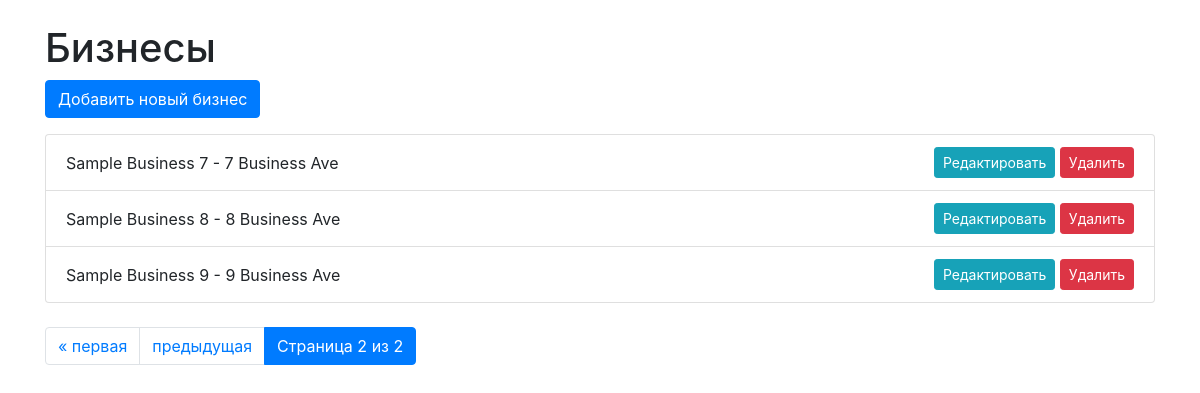
The app's page /business/?page=2, older data.
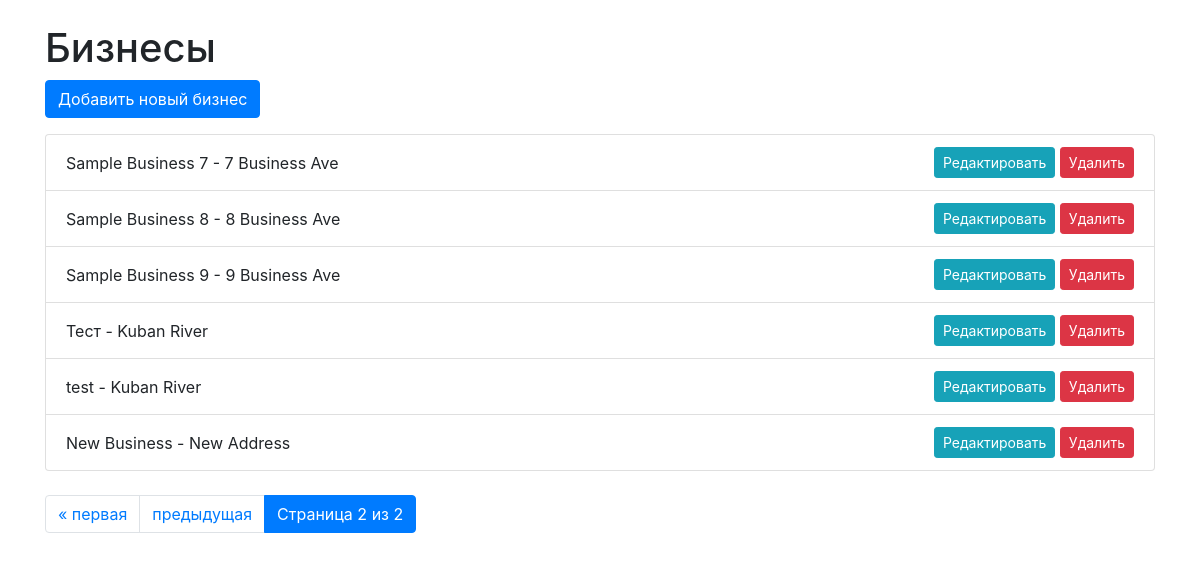
The same page, newer data.
### business/models.py (models this page shows, shortened)
class Business(models.Model):
    owner = models.ForeignKey(User, on_delete=models.CASCADE)
    name = models.CharField(max_length=100)
    address = models.CharField(max_length=200)

### business/views.py (the view)
# urls.py: path('business/', BusinessList.as_view(), name='business-list'),  # Добавляем новый путь для списка бизнесов с пагинацией
class BusinessList(ListView):
    model = Business
    context_object_name = 'businesses'
    template_name = 'business/business_list.html'  # Убедитесь, что у вас правильно указан путь к шаблону
    paginate_by = 10  # Количество бизнесов на странице
    def get_context_data(self, **kwargs):
        context = super().get_context_data(**kwargs)
        paginator = Paginator(self.get_queryset(), self.paginate_by)
        page = self.request.GET.get('page')
        try:
            businesses = paginator.page(page)
        except PageNotAnInteger:
            businesses = paginator.page(1)
        except EmptyPage:
            businesses = paginator.page(paginator.num_pages)
        context['businesses'] = businesses
        return context

### business/templates/business/business_list.html (shortened to what this page needs)
<!DOCTYPE html>
<html lang="en">
<head>
    <link href="https://stackpath.bootstrapcdn.com/bootstrap/4.5.2/css/bootstrap.min.css" rel="stylesheet">
</head>
<body>
    <div class="container mt-4">
        <h1>Бизнесы</h1>
        <a href="{% url 'business-add' %}" class="btn btn-primary mb-3">Добавить новый бизнес</a>
        <ul class="list-group">
            {% for business in businesses %}
                <li class="list-group-item d-flex justify-content-between align-items-center">
                    {{ business.name }} - {{ business.address }}
                    <div>
                        <a href="{% url 'business-update' business.id %}" class="btn btn-sm btn-info">Редактировать</a>
                        <a href="{% url 'business-delete' business.id %}" class="btn btn-sm btn-danger" onclick="return confirm('Вы уверены, что хотите удалить этот бизнес?');">Удалить</a>
                    </div>
                </li>
            {% endfor %}
        </ul>
        <nav aria-label="Page navigation example" class="mt-4">
            <ul class="pagination">
                {% if businesses.has_previous %}
                    <li class="page-item"><a class="page-link" href="?page=1">&laquo; первая</a></li>
                    <li class="page-item"><a class="page-link" href="?page={{ businesses.previous_page_number }}">предыдущая</a></li>
                {% endif %}
                <li class="page-item active"><a class="page-link" href="#">Страница {{ businesses.number }} из {{ businesses.paginator.num_pages }}</a></li>
            </ul>
        </nav>
    </div>
</body>
</html>

Row changes from the older to the newer data that the page shows:
added Business: name "Тест", address "Kuban River"
added Business: name "test", address "Kuban River"
added Business: name "New Business", address "New Address"
